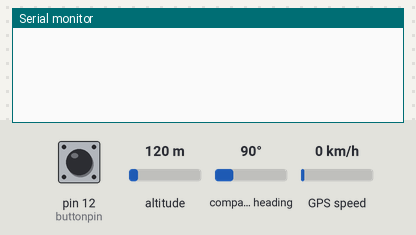
The sketch below on a simulated Arduino Uno, built with avr-gcc and run on an emulated ATmega328P. On the bench: the last lines printed to the serial monitor. The inputs (shaded band) are chosen by the test bench; at power-on: pin 12 (buttonpin) LOW, altitude 120 m, compass heading 90°, GPS speed 0 km/h. The GPS gets a fix after 3 s at 37.7749, -122.4194 with 8 satellites; the modem accepts every AT command (registered, SIM ready, sends succeed) and sends nothing else.

Above: at 2.2 s.
2.3 s: pin 12 (buttonpin) pulled HIGH for 0.15 s
At 2.8 s:
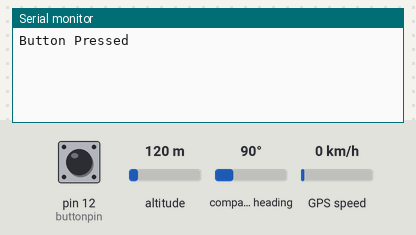
At 4.6 s:
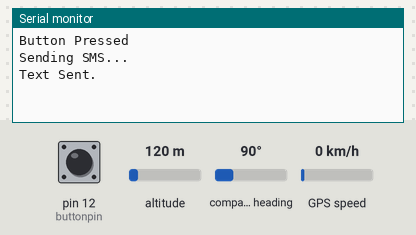

The sketch:

Sms_and_Location_With_Button_Press.ino
```cpp
#include <SoftwareSerial.h>
SoftwareSerial sim800l(10, 11);//(TX,RX)
#include <SoftwareSerial.h>
#include <TinyGPS.h>
int buttonpin=12;
int a=10;
SoftwareSerial mySerial(8, 7);//(RX,TX)
TinyGPS gps;

void gpsdump(TinyGPS &gps);
void printFloat(double f, int digits = 2);
void setup()
{
  sim800l.begin(9600);
  mySerial.begin(9600);
  Serial.begin(9600);
  delay(1000);
}

void loop()
{
  if (digitalRead(buttonpin) == HIGH)
  {
  Serial.begin(9600);
  Serial.println("Button Pressed");
  bool newdata = false;
  unsigned long start = millis();
  // Every 5 seconds we print an update
  while (millis() - start < 5000)
  {
    if (mySerial.available())

    {
      char c = mySerial.read();
      //Serial.print(c);  // uncomment to see raw GPS data
      if (gps.encode(c))
      {
        newdata = true;
        break;  // uncomment to print new data immediately!
      }
    }
   }
  if (newdata)
  {
    gpsdump(gps);
    Serial.println();
  }
   Serial.begin(9600);
   sim800l.begin(9600);
   Serial.println("Initializing...");
   delay(1000);
   sim800l.println("AT");
   sim800l.println("ATD+919021600896;");
   Serial.println("Sending SMS");
   gpsdump(gps);
  }
}
void gpsdump(TinyGPS &gps)
{
  long lat, lon;
  float flat, flon;
  unsigned long age;
  gps.f_get_position(&flat, &flon, &age);
  Serial.println("Sending SMS...");
  sim800l.print("AT+CMGF=1\r");
  delay(100);
  sim800l.print("AT+CSMP=17,167,0,0\r");
  delay(100);
  sim800l.print("AT+CMGS=\"+919021600896\"\r");//EX +919876543210
  delay(100);
  sim800l.print("http://maps.google.com/maps?q=loc:");
  sim800l.print(flat == TinyGPS::GPS_INVALID_F_ANGLE ? 0.0 : flat, 6);
  sim800l.print(",");
  sim800l.print(flon == TinyGPS::GPS_INVALID_F_ANGLE ? 0.0 : flon, 6);
  sim800l.print((char)26);
  delay(500);
  sim800l.println();
  Serial.println("Text Sent.");
  delay(5000);
}

void printFloat(double number, int digits)
{
  // Handle negative numbers
  if (number < 0.00)
  {
     Serial.print('-');
     number = -number;
  }

  // Round correctly so that print(1.9990, 2) prints as "2.000"
  double rounding = 0.50;
  for (uint8_t i=0; i<digits; ++i)
    rounding /= 10.00;

  number += rounding;

  // Extract the integer part of the number and print it
  unsigned long int_part = (unsigned long)number;
  double remainder = number - (double)int_part;
  Serial.print(int_part);

  // Print the decimal point, but only if there are digits beyond
  if (digits > 00)
    Serial.print(".");

  // Extract digits from the remainder one at a time
  while (digits-- > 0)
  {
    remainder *= 10.00;
    int toPrint = int(remainder);
    Serial.print(toPrint);
    remainder -= toPrint;
  }
}
```

Measured:
- after the input at 2.3 s, the serial monitor: prints a new line at once (image 1)
